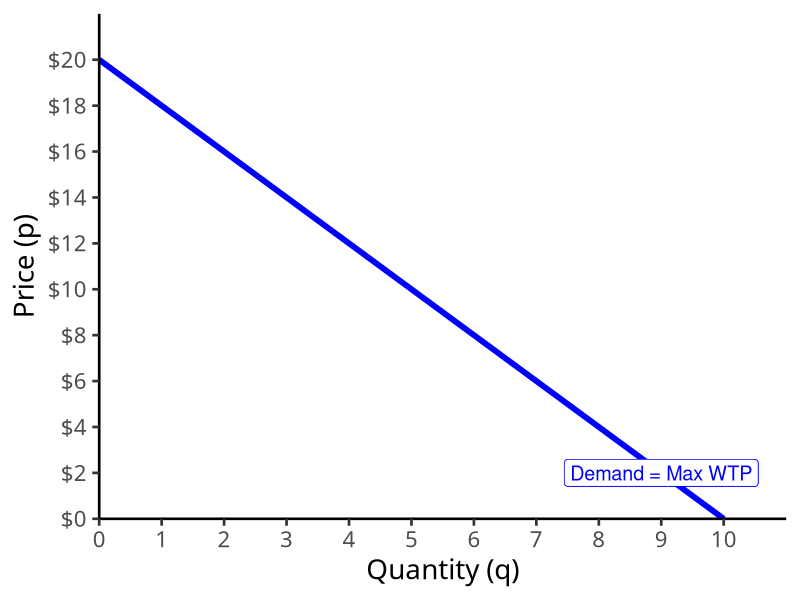
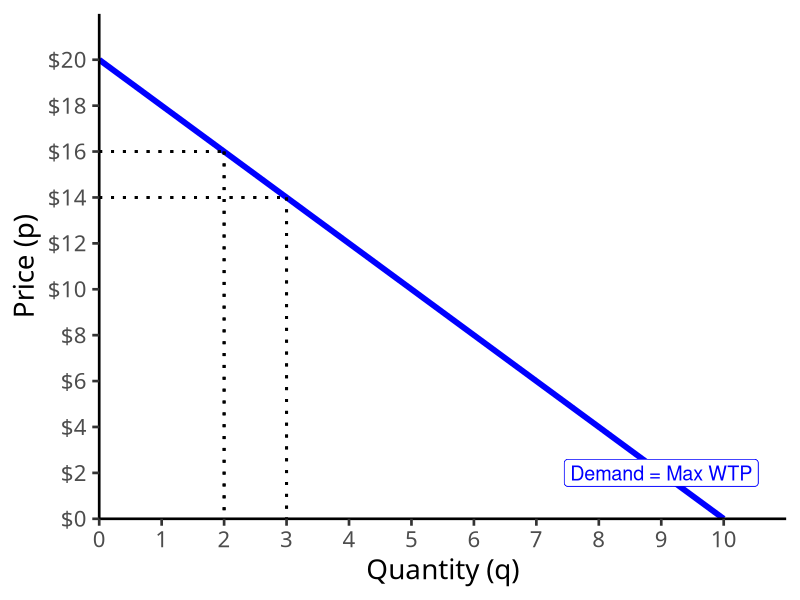
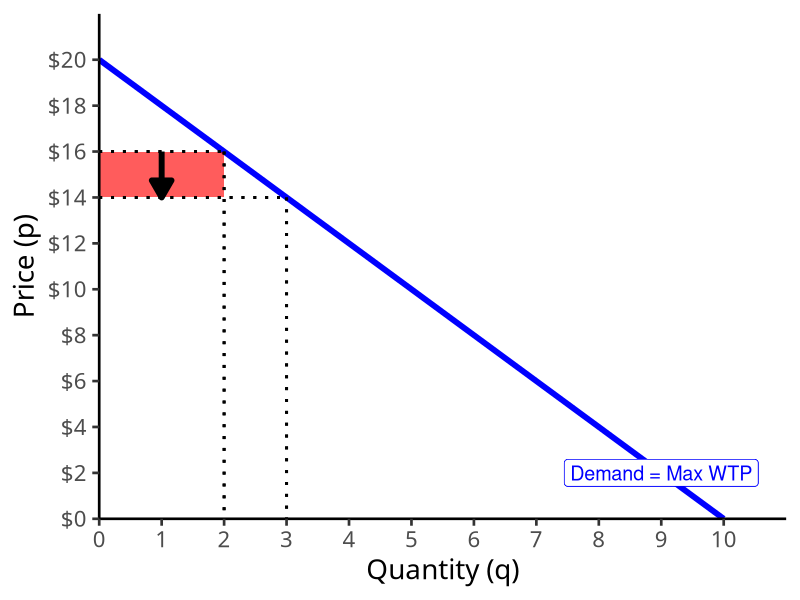
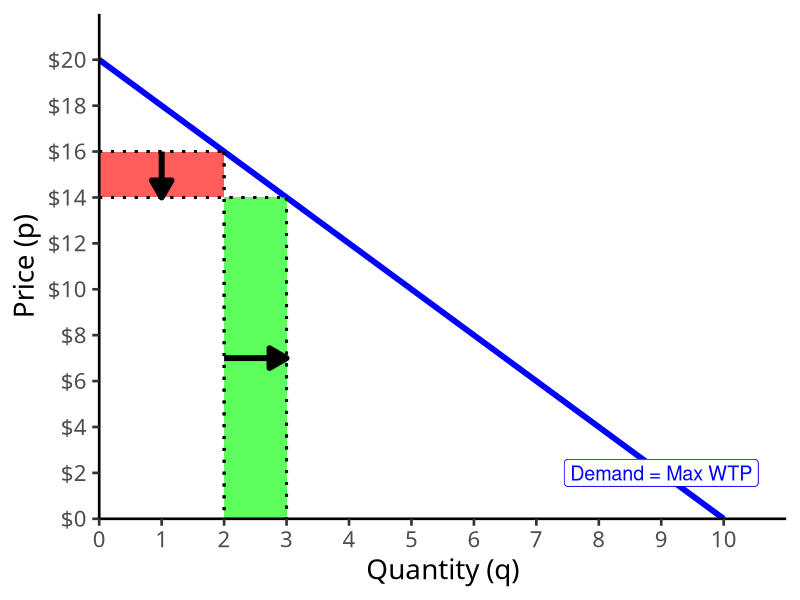
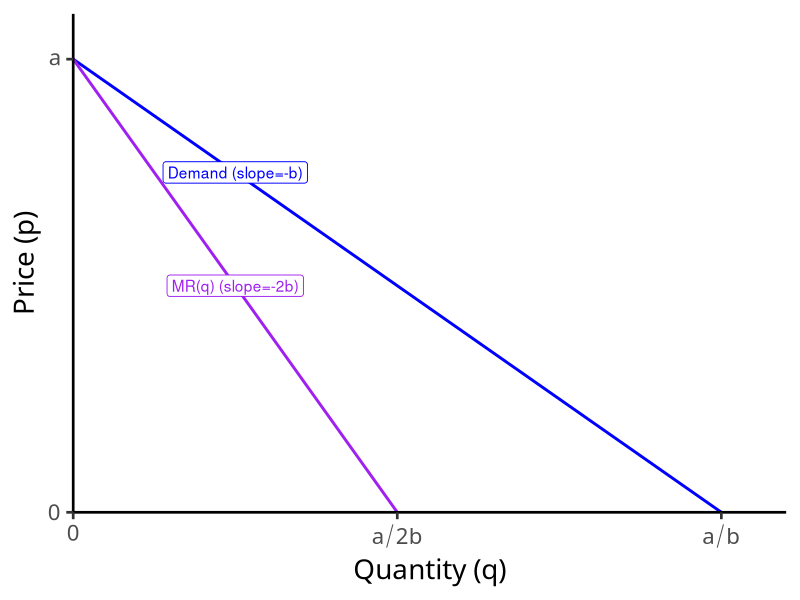
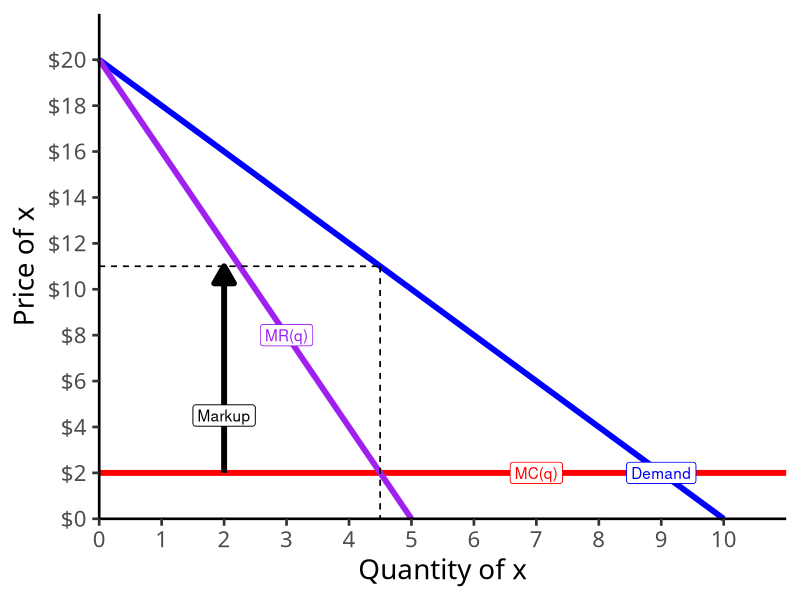
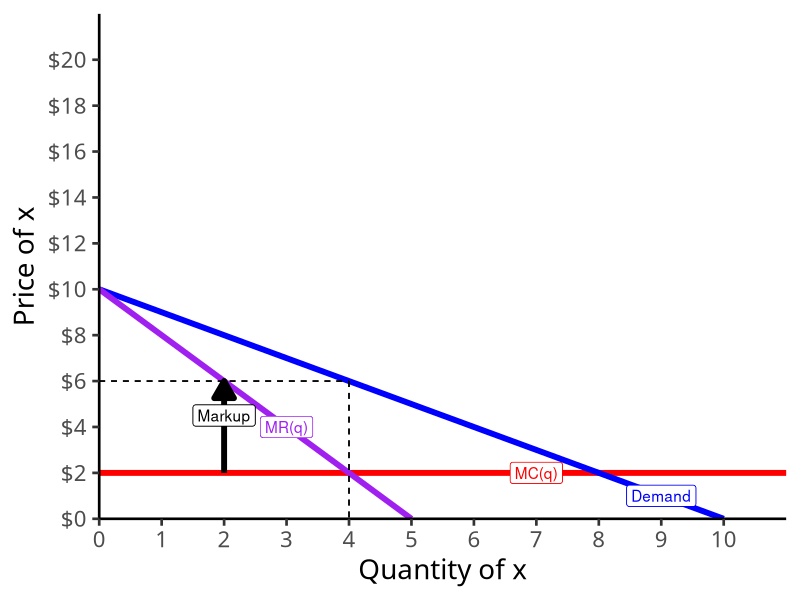
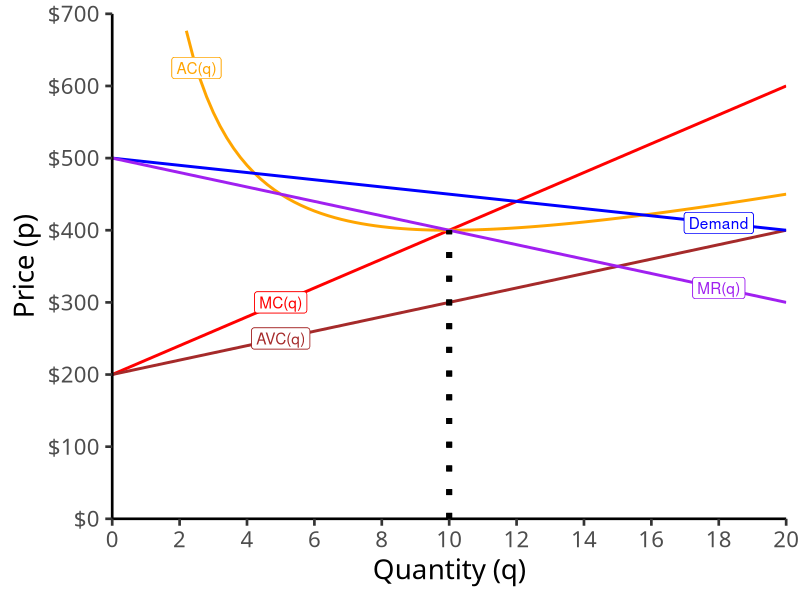

The R source for these figures, in order:
## ---- chunk 1
options(htmltools.dir.version = FALSE)
knitr::opts_chunk$set(echo = F,
                      warning = F,
                      message = F,
                      fig.retina = 3,
                      fig.align = "center")
library("tidyverse")
library("ggrepel")

theme_slides <- theme_light() + 
  theme(
    text = element_text(family = "Fira Sans", size = 24)
  )

## ---- chunk 2
demand=function(x){20-2*x}

graph<-ggplot(data.frame(x=c(0,10)), aes(x=x))+
  stat_function(fun=demand, geom="line", size=2, color = "blue")+
    geom_label(aes(x=9,y=demand(9)), color = "blue", label="Demand = Max WTP", size = 5)+
    scale_x_continuous(breaks=seq(0,10,1),
                     limits=c(0,10),
                     expand=expand_scale(mult=c(0,0.1)))+
  scale_y_continuous(breaks=seq(0,20,2),
                     limits=c(0,20),
                     expand=expand_scale(mult=c(0,0.1)),
                     labels = function(x){paste("$", x, sep="")})+
  labs(x = "Quantity (q)",
       y = "Price (p)")+
  theme_classic(base_family = "Fira Sans Condensed", base_size=20)
graph
## ---- chunk 3

graph+
  geom_segment(x=0, xend=2, y=16, yend=16, size=1, linetype="dotted")+
  geom_segment(x=2, xend=2, y=16, yend=0, size=1, linetype="dotted")+
  geom_segment(x=0, xend=3, y=14, yend=14, size=1, linetype="dotted")+
  geom_segment(x=3, xend=3, y=14, yend=0, size=1, linetype="dotted")
## ---- chunk 4

graph+
  geom_rect(xmin=0, xmax=2, ymin=14, ymax=16, fill="red", alpha=0.4)+
  geom_segment(x=0, xend=2, y=16, yend=16, size=1, linetype="dotted")+
  geom_segment(x=2, xend=2, y=16, yend=0, size=1, linetype="dotted")+
  geom_segment(x=0, xend=3, y=14, yend=14, size=1, linetype="dotted")+
  geom_segment(x=3, xend=3, y=14, yend=0, size=1, linetype="dotted")+
  annotate("segment", x = 1, xend = 1, y = 16, yend = 14, colour = "black", size=2, alpha=1, arrow=arrow(length=unit(0.5,"cm"), ends="last", type="closed"))
## ---- chunk 5

graph+
  geom_rect(xmin=0, xmax=2, ymin=14, ymax=16, fill="red", alpha=0.4)+
  geom_rect(xmin=2, xmax=3, ymin=0, ymax=14, fill="green", alpha=0.4)+
  geom_segment(x=0, xend=2, y=16, yend=16, size=1, linetype="dotted")+
  geom_segment(x=2, xend=2, y=16, yend=0, size=1, linetype="dotted")+
  geom_segment(x=0, xend=3, y=14, yend=14, size=1, linetype="dotted")+
  geom_segment(x=3, xend=3, y=14, yend=0, size=1, linetype="dotted")+
  annotate("segment", x = 1, xend = 1, y = 16, yend = 14, colour = "black", size=2, alpha=1, arrow=arrow(length=unit(0.5,"cm"), ends="last", type="closed"))+
  annotate("segment", x = 2, xend = 3, y = 7, yend = 7, colour = "black", size=2, alpha=1, arrow=arrow(length=unit(0.5,"cm"), ends="last", type="closed"))
## ---- chunk 6
MR=function(x){20-4*x}

#q_choke<-(a/b)
#MR_choke<-(a/(2*b))

ggplot(data.frame(x=c(0,10)), aes(x=x))+
  stat_function(fun=demand, geom="line", size=1, color="blue")+
  geom_label(x=2.5,y=demand(2.5), label="Demand (slope=-b)", color="blue")+
  stat_function(fun=MR, geom="line", size=1, color="purple")+
  geom_label(x=2.5,y=MR(2.5), label="MR(q) (slope=-2b)", color="purple")+
    scale_x_continuous(breaks = c(0,5,10),
                       labels = c(0,expression(a/2*b),expression(a/b)),
                       expand=expand_scale(mult=c(0,0.1)))+
  scale_y_continuous(breaks=c(0,20),
                     labels=c(0,expression(a)),
                     limits=c(0,20),
                     expand=expand_scale(mult=c(0,0.1)))+
  labs(x = "Quantity (q)",
       y = "Price (p)")+
  theme_classic(base_family = "Fira Sans Condensed", base_size=20)
## ---- chunk 7
demand_i=function(x){20-2*x}
mr_i=function(x){20-4*x}

ggplot(data.frame(x=c(0,10)), aes(x=x))+
  geom_hline(yintercept=2, size=2, color="red")+
  geom_label(x=7,y=2, color = "red", label="MC(q)")+
  stat_function(fun=demand_i, geom="line", size=2, color = "blue")+
  geom_label(x=9,y=demand_i(9), color = "blue", label="Demand")+
  stat_function(fun=mr_i, geom="line", size=2, color = "purple")+
  geom_label(x=3,y=mr_i(3), color = "purple", label="MR(q)")+
    scale_x_continuous(breaks=seq(0,10,1),
                     limits=c(0,10),
                     expand=expand_scale(mult=c(0,0.1)))+
  scale_y_continuous(breaks=seq(0,20,2),
                     limits=c(0,20),
                     expand=expand_scale(mult=c(0,0.1)),
                     labels = function(x){paste("$", x, sep="")})+
  # line at 4,6 
  geom_segment(aes(x=0,xend=4.5, y=11, yend=11), linetype="dashed")+
  geom_segment(aes(x=4.5,xend=4.5, y=11, yend=0), linetype="dashed")+
  
  #arrow down
  annotate("segment", x = 2, xend = 2, y = 2, yend = 11, colour = "black", size=2, alpha=1, arrow=arrow(length=unit(0.5,"cm"), ends="last", type="closed"))+
  geom_label(aes(x=2, y=4.5), color="black", label="Markup")+
  coord_cartesian(clip="off")+
  labs(x = "Quantity of x",
       y = "Price of x")+
  theme_classic(base_family = "Fira Sans Condensed", base_size=20)
## ---- chunk 8
demand_e=function(x){10-x}
mr_e=function(x){10-2*x}

ggplot(data.frame(x=c(0,10)), aes(x=x))+
  geom_hline(yintercept=2, size=2, color="red")+
  geom_label(x=7,y=2, color = "red", label="MC(q)")+
  stat_function(fun=demand_e, geom="line", size=2, color = "blue")+
  geom_label(x=9,y=demand_e(9), color = "blue", label="Demand")+
  stat_function(fun=mr_e, geom="line", size=2, color = "purple")+
  geom_label(x=3,y=mr_e(3), color = "purple", label="MR(q)")+
    scale_x_continuous(breaks=seq(0,10,1),
                     limits=c(0,10),
                     expand=expand_scale(mult=c(0,0.1)))+
  scale_y_continuous(breaks=seq(0,20,2),
                     limits=c(0,20),
                     expand=expand_scale(mult=c(0,0.1)),
                     labels = function(x){paste("$", x, sep="")})+
  # line at 4,6 
  geom_segment(aes(x=0,xend=4, y=6, yend=6), linetype="dashed")+
  geom_segment(aes(x=4,xend=4, y=6, yend=0), linetype="dashed")+
  
  #arrow down
  annotate("segment", x = 2, xend = 2, y = 2, yend = 6, colour = "black", size=2, alpha=1, arrow=arrow(length=unit(0.5,"cm"), ends="last", type="closed"))+
  geom_label(aes(x=2, y=4.5), color="black", label="Markup")+
  labs(x = "Quantity of x",
       y = "Price of x")+
  theme_classic(base_family = "Fira Sans Condensed", base_size=20)
## ---- chunk 9
MC=function(x){20*x+200}
AC=function(x){10*x+200+(1000/x)}
AVC=function(x){10*x+200}
Demand=function(x){500-5*x}
MR=function(x){500-10*x}

ggplot(data.frame(x=c(0,12)), aes(x=x))+
  stat_function(fun=MC, geom="line", color="red", size=1)+
  geom_label(x=5,y=MC(5), color = "red", label="MC(q)")+
  stat_function(fun=AC, geom="line", color="orange", size=1)+
  geom_label(x=2.5,y=AC(2.5), color = "orange", label="AC(q)")+
  stat_function(fun=AVC, geom="line", color="brown", size=1)+
  geom_label(x=5,y=AVC(5), color = "brown", label="AVC(q)")+
  stat_function(fun=Demand, geom="line", color="blue", size=1)+
  geom_label(x=18,y=Demand(18), color = "blue", label="Demand")+
  stat_function(fun=MR, geom="line", color="purple", size=1)+
  geom_label(x=18,y=MR(18), color = "purple", label="MR(q)")+
  geom_segment(aes(x=10,y=0),xend=10,yend=400,linetype=3, size=2)+

  scale_x_continuous(breaks=seq(0,20,2),
                     limits=c(0,20),
                     expand=c(0,0))+
  scale_y_continuous(breaks=seq(0,700,100),
                     limits=c(0,700),
                     expand=c(0,0),
                     labels=scales::dollar)+
  labs(x = "Quantity (q)",
       y = "Price (p)")+
  theme_classic(base_family = "Fira Sans Condensed", base_size=20)

## ---- chunk 10
ggplot(data.frame(x=c(0,12)), aes(x=x))+
  stat_function(fun=MC, geom="line", color="red", size=1)+
  geom_label(x=5,y=MC(5), color = "red", label="MC(q)")+
  stat_function(fun=AC, geom="line", color="orange", size=1)+
  geom_label(x=2.5,y=AC(2.5), color = "orange", label="AC(q)")+
  stat_function(fun=AVC, geom="line", color="brown", size=1)+
  geom_label(x=5,y=AVC(5), color = "brown", label="AVC(q)")+
  stat_function(fun=Demand, geom="line", color="blue", size=1)+
  geom_label(x=18,y=Demand(18), color = "blue", label="Demand")+
  stat_function(fun=MR, geom="line", color="purple", size=1)+
  geom_label(x=18,y=MR(18), color = "purple", label="MR(q)")+
  geom_segment(aes(x=10,y=0),xend=10,yend=450,linetype=3, size=2)+
  geom_segment(aes(x=0,y=450),xend=10,yend=450, linetype=3, size=2)+

  scale_x_continuous(breaks=seq(0,20,2),
                     limits=c(0,20),
                     expand=c(0,0))+
  scale_y_continuous(breaks=seq(0,700,100),
                     limits=c(0,700),
                     expand=c(0,0),
                     labels=scales::dollar)+
  labs(x = "Quantity (q)",
       y = "Price (p)")+
  theme_classic(base_family = "Fira Sans Condensed", base_size=20)

## ---- chunk 11
ggplot(data.frame(x=c(0,12)), aes(x=x))+
  stat_function(fun=MC, geom="line", color="red", size=1)+
  geom_label(x=5,y=MC(5), color = "red", label="MC(q)")+
  stat_function(fun=AC, geom="line", color="orange", size=1)+
  geom_label(x=2.5,y=AC(2.5), color = "orange", label="AC(q)")+
  stat_function(fun=AVC, geom="line", color="brown", size=1)+
  geom_label(x=5,y=AVC(5), color = "brown", label="AVC(q)")+
  stat_function(fun=Demand, geom="line", color="blue", size=1)+
  geom_label(x=18,y=Demand(18), color = "blue", label="Demand")+
  stat_function(fun=MR, geom="line", color="purple", size=1)+
  geom_label(x=18,y=MR(18), color = "purple", label="MR(q)")+
  geom_segment(aes(x=10,y=0),xend=10,yend=450,linetype=3, size=2)+
  geom_segment(aes(x=0,y=450),xend=10,yend=450, linetype=3, size=2)+
  
  geom_hline(yintercept=400, size=1, linetype="dashed")+
  geom_label(x=3,y=400, label="Break-even price", size =5, color="orange")+

  scale_x_continuous(breaks=seq(0,20,2),
                     limits=c(0,20),
                     expand=c(0,0))+
  scale_y_continuous(breaks=seq(0,700,100),
                     limits=c(0,700),
                     expand=c(0,0),
                     labels=scales::dollar)+
  labs(x = "Quantity (q)",
       y = "Price (p)")+
  theme_classic(base_family = "Fira Sans Condensed", base_size=20)

## ---- chunk 12
ggplot(data.frame(x=c(0,12)), aes(x=x))+
  stat_function(fun=MC, geom="line", color="red", size=1)+
  geom_label(x=5,y=MC(5), color = "red", label="MC(q)")+
  stat_function(fun=AC, geom="line", color="orange", size=1)+
  geom_label(x=2.5,y=AC(2.5), color = "orange", label="AC(q)")+
  stat_function(fun=AVC, geom="line", color="brown", size=1)+
  geom_label(x=5,y=AVC(5), color = "brown", label="AVC(q)")+
  stat_function(fun=Demand, geom="line", color="blue", size=1)+
  geom_label(x=18,y=Demand(18), color = "blue", label="Demand")+
  stat_function(fun=MR, geom="line", color="purple", size=1)+
  geom_label(x=18,y=MR(18), color = "purple", label="MR(q)")+
  geom_segment(aes(x=10,y=0),xend=10,yend=450,linetype=3, size=2)+
  geom_segment(aes(x=0,y=450),xend=10,yend=450, linetype=3, size=2)+
  
  geom_hline(yintercept=400, size=1, linetype="dashed")+
  geom_label(x=3,y=400, label="Break-even price", size =5, color="orange")+
  geom_hline(yintercept=200, size=1, linetype="dashed")+
  geom_label(x=16,y=200, label="Shut-down price", size =5, color="brown")+

  scale_x_continuous(breaks=seq(0,20,2),
                     limits=c(0,20),
                     expand=c(0,0))+
  scale_y_continuous(breaks=seq(0,700,100),
                     limits=c(0,700),
                     expand=c(0,0),
                     labels=scales::dollar)+
  labs(x = "Quantity (q)",
       y = "Price (p)")+
  theme_classic(base_family = "Fira Sans Condensed", base_size=20)

